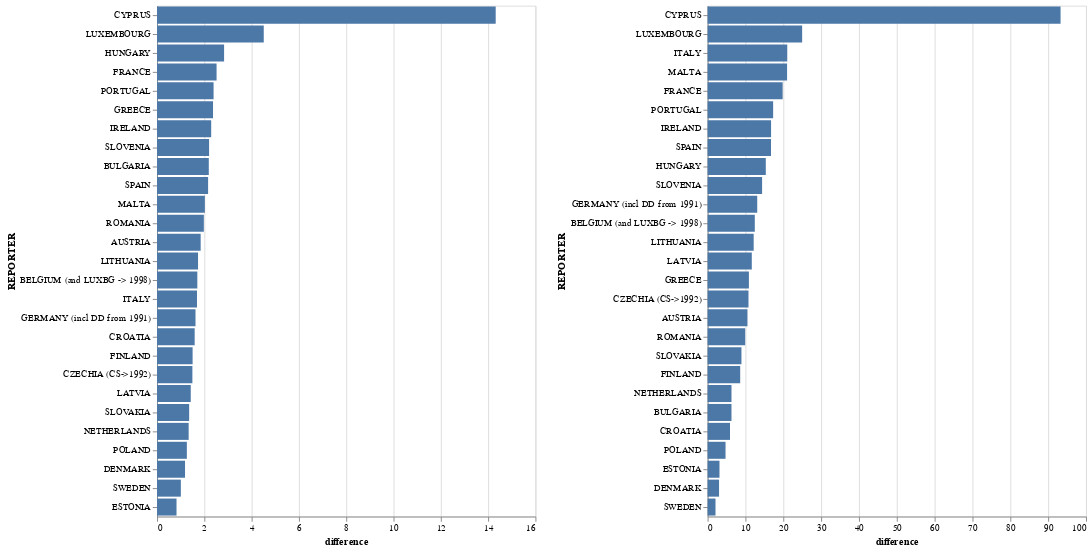

This figure's notebook cell:
### Code cell
# we display these two next to one another
kg_chart | value_chart

### Figure 1 — Vega-Lite specification as saved in the notebook (floating-point values rounded to 4 significant figures)
{"config": {"view": {"continuousWidth": 400, "continuousHeight": 300}}, "hconcat": [{"data": {"name": "data-ebc60fe45c8770e1783722b64f27ec0a"}, "mark": "bar", "encoding": {"x": {"type": "quantitative", "field": "difference"}, "y": {"type": "nominal", "field": "REPORTER", "sort": "-x"}}}, {"data": {"name": "data-bcb4162d67a11998e019ac6145f37a35"}, "mark": "bar", "encoding": {"x": {"type": "quantitative", "field": "difference"}, "y": {"type": "nominal", "field": "REPORTER", "sort": "-x"}}}], "$schema": "https://vega.github.io/schema/vega-lite/v4.8.1.json", "datasets": {"data-ebc60fe45c8770e1783722b64f27ec0a": [{"REPORTER": "AUSTRIA", "difference": 1.845}, {"REPORTER": "BELGIUM (and LUXBG -> 1998)", "difference": 1.703}, {"REPORTER": "BULGARIA", "difference": 2.188}, {"REPORTER": "CROATIA", "difference": 1.592}, {"REPORTER": "CYPRUS", "difference": 14.32}, {"REPORTER": "CZECHIA (CS->1992)", "difference": 1.495}, {"REPORTER": "DENMARK", "difference": 1.184}, {"REPORTER": "ESTONIA", "difference": 0.8238}, {"REPORTER": "FINLAND", "difference": 1.504}, {"REPORTER": "FRANCE", "difference": 2.518}, {"REPORTER": "GERMANY (incl DD from 1991)", "difference": 1.626}, {"REPORTER": "GREECE", "difference": 2.368}, {"REPORTER": "HUNGARY", "difference": 2.835}, {"REPORTER": "IRELAND", "difference": 2.29}, {"REPORTER": "ITALY", "difference": 1.69}, {"REPORTER": "LATVIA", "difference": 1.425}, {"REPORTER": "LITHUANIA", "difference": 1.734}, {"REPORTER": "LUXEMBOURG", "difference": 4.512}, {"REPORTER": "MALTA", "difference": 2.023}, {"REPORTER": "NETHERLANDS", "difference": 1.337}, {"REPORTER": "POLAND", "difference": 1.261}, {"REPORTER": "PORTUGAL", "difference": 2.391}, {"REPORTER": "ROMANIA", "difference": 1.979}, {"REPORTER": "SLOVAKIA", "difference": 1.358}, {"REPORTER": "SLOVENIA", "difference": 2.201}, {"REPORTER": "SPAIN", "difference": 2.159}, {"REPORTER": "SWEDEN", "difference": 1.007}], "data-bcb4162d67a11998e019ac6145f37a35": [{"REPORTER": "AUSTRIA", "difference": 10.53}, {"REPORTER": "BELGIUM (and LUXBG -> 1998)", "difference": 12.47}, {"REPORTER": "BULGARIA", "difference": 6.308}, {"REPORTER": "CROATIA", "difference": 5.916}, {"REPORTER": "CYPRUS", "difference": 93.27}, {"REPORTER": "CZECHIA (CS->1992)", "difference": 10.8}, {"REPORTER": "DENMARK", "difference": 3.024}, {"REPORTER": "ESTONIA", "difference": 3.135}, {"REPORTER": "FINLAND", "difference": 8.611}, {"REPORTER": "FRANCE", "difference": 19.83}, {"REPORTER": "GERMANY (incl DD from 1991)", "difference": 13.11}, {"REPORTER": "GREECE", "difference": 10.91}, {"REPORTER": "HUNGARY", "difference": 15.38}, {"REPORTER": "IRELAND", "difference": 16.77}, {"REPORTER": "ITALY", "difference": 21.05}, {"REPORTER": "LATVIA", "difference": 11.68}, {"REPORTER": "LITHUANIA", "difference": 12.18}, {"REPORTER": "LUXEMBOURG", "difference": 24.98}, {"REPORTER": "MALTA", "difference": 21.0}, {"REPORTER": "NETHERLANDS", "difference": 6.311}, {"REPORTER": "POLAND", "difference": 4.737}, {"REPORTER": "PORTUGAL", "difference": 17.32}, {"REPORTER": "ROMANIA", "difference": 9.929}, {"REPORTER": "SLOVAKIA", "difference": 8.943}, {"REPORTER": "SLOVENIA", "difference": 14.4}, {"REPORTER": "SPAIN", "difference": 16.76}, {"REPORTER": "SWEDEN", "difference": 2.087}]}}
